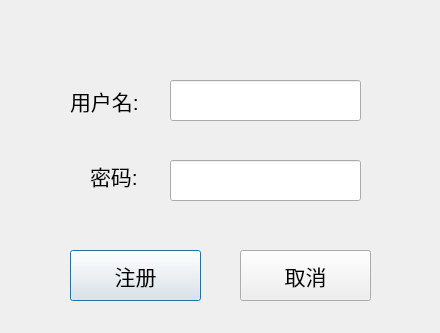
<?xml version="1.0" encoding="UTF-8"?>
<ui version="4.0">
 <class>registwin</class>
 <widget class="QDialog" name="registwin">
  <property name="geometry">
   <rect>
    <x>0</x>
    <y>0</y>
    <width>440</width>
    <height>333</height>
   </rect>
  </property>
  <property name="windowTitle">
   <string>注册</string>
  </property>
  <widget class="QPushButton" name="regist_re">
   <property name="geometry">
    <rect>
     <x>70</x>
     <y>250</y>
     <width>131</width>
     <height>51</height>
    </rect>
   </property>
   <property name="font">
    <font>
     <pointsize>16</pointsize>
    </font>
   </property>
   <property name="text">
    <string>注册</string>
   </property>
  </widget>
  <widget class="QPushButton" name="cancel_re">
   <property name="geometry">
    <rect>
     <x>240</x>
     <y>250</y>
     <width>131</width>
     <height>51</height>
    </rect>
   </property>
   <property name="font">
    <font>
     <pointsize>16</pointsize>
    </font>
   </property>
   <property name="text">
    <string>取消</string>
   </property>
  </widget>
  <widget class="QLabel" name="label">
   <property name="geometry">
    <rect>
     <x>70</x>
     <y>80</y>
     <width>81</width>
     <height>41</height>
    </rect>
   </property>
   <property name="font">
    <font>
     <pointsize>16</pointsize>
    </font>
   </property>
   <property name="text">
    <string>用户名:</string>
   </property>
  </widget>
  <widget class="QLabel" name="label_2">
   <property name="geometry">
    <rect>
     <x>90</x>
     <y>160</y>
     <width>51</width>
     <height>31</height>
    </rect>
   </property>
   <property name="font">
    <font>
     <pointsize>16</pointsize>
    </font>
   </property>
   <property name="text">
    <string>密码:</string>
   </property>
  </widget>
  <widget class="QLineEdit" name="username_edit">
   <property name="geometry">
    <rect>
     <x>170</x>
     <y>80</y>
     <width>191</width>
     <height>41</height>
    </rect>
   </property>
  </widget>
  <widget class="QLineEdit" name="userpasswd">
   <property name="geometry">
    <rect>
     <x>170</x>
     <y>160</y>
     <width>191</width>
     <height>41</height>
    </rect>
   </property>
   <property name="echoMode">
    <enum>QLineEdit::Password</enum>
   </property>
  </widget>
 </widget>
 <resources/>
 <connections/>
</ui>
